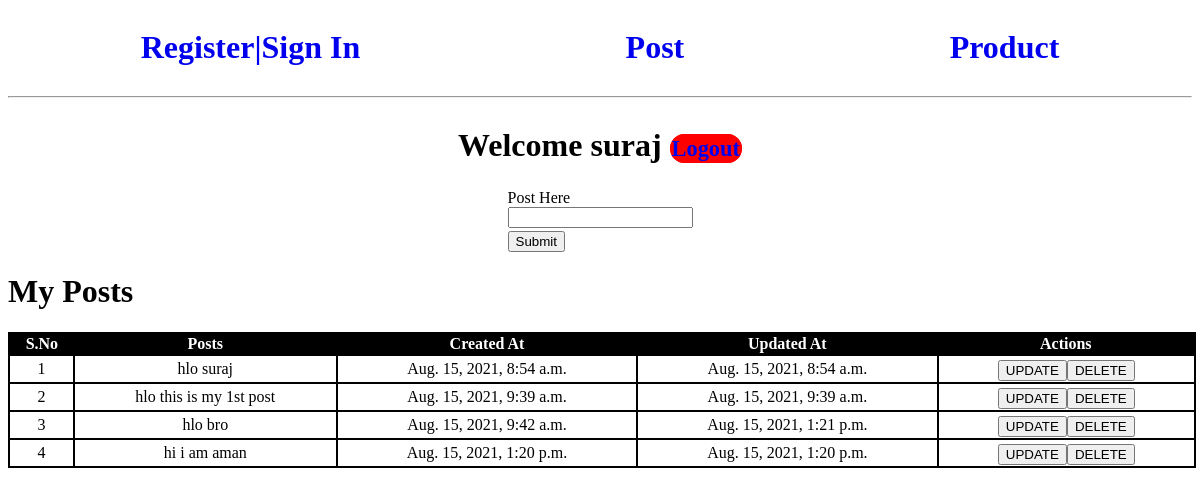
Page /post (signed in) on the committed database.
### User/models.py (models this page shows)
class Mypost(models.Model):
    user=models.ForeignKey(User, on_delete=models.CASCADE)
    text=models.CharField(max_length=100)
    created_at=models.DateTimeField(auto_now_add=True)
    updated_at=models.DateTimeField(auto_now=True)

### User/views.py (the view)
# urls.py: path('post', views.post, name='post'),
def post(request):
    if request.user.is_authenticated:
        if request.method=='POST':
            post=request.POST.get('post')
            mypost=Mypost(user=request.user, text=post)
            mypost.save()
            return redirect('/post')
    post=Mypost.objects.all()
    return render(request, 'post/post.html', {'msg':post})

### User/templates/post/post.html (shortened to what this page needs)
{% extends 'user/basic.html'%}
  {% block body%}
  <div class="post">
    {% if user.is_authenticated %}
    <div class="user"><h1>Welcome {{request.user}} <a href="/logout" id="logout">Logout</a></h1></div>
  <div class="form">
    <form action="/post" method="POST">
        <label for="text">Post Here</label>
        <input type="text" name="post">
        <button >Submit</button>
    </form></div>
    {% else %}
    <h1>You need to login to Post</h1> {% endif %}
<div class="mypost">
    <h1>My Posts</h1>
    <table>
        <thead><tr>
            <th>S.No</th>
            <th>Posts</th>
            <th>Created At</th>
            <th>Updated At</th>
            <th>Actions</th>
            </tr>
        </thead>
        {% for i in msg %}
    <tbody><tr>
        <td>{{forloop.counter}}</td>
        <td>{{i.text}}</td>
        <td>{{i.created_at}}</td>
        <td>{{i.updated_at}}</td>
        <td><div class="action"><button id="update"  onclick="updation('{{i.text}}','{{i.id}}')">UPDATE</button>
            <a href="/delete/{{i.id}}"><button >DELETE</button></a></div></td>
        </tr>
    </tbody>{% endfor%}</table>
</div>
</div>
{% endblock%}

### User/templates/user/basic.html (style rules this page uses)
a { text-decoration: none; }
#logout { border: 2px solid red; background-color: red; border-radius: 30px; font-size: 1.4rem; }
label,button { display: block; margin-top: 3px; }
.forms,.form,.user { display: flex; justify-content: space-around; }
th { background-color: black; color: white; }
td, table { text-align: center; border: 2px solid black; border-collapse: collapse; }
table { width: 99vw; }
.action { display: flex; justify-content: center; }

### rows in the picture
Mypost: text "hlo suraj", created_at "Aug. 15, 2021, 8:54 a.m.", updated_at "Aug. 15, 2021, 8:54 a.m."
Mypost: text "hlo this is my 1st post", created_at "Aug. 15, 2021, 9:39 a.m.", updated_at "Aug. 15, 2021, 9:39 a.m."
Mypost: text "hlo bro", created_at "Aug. 15, 2021, 9:42 a.m.", updated_at "Aug. 15, 2021, 1:21 p.m."
Mypost: text "hi i am aman", created_at "Aug. 15, 2021, 1:20 p.m.", updated_at "Aug. 15, 2021, 1:20 p.m."

### other values in the picture
{{ request.user }} "suraj"
